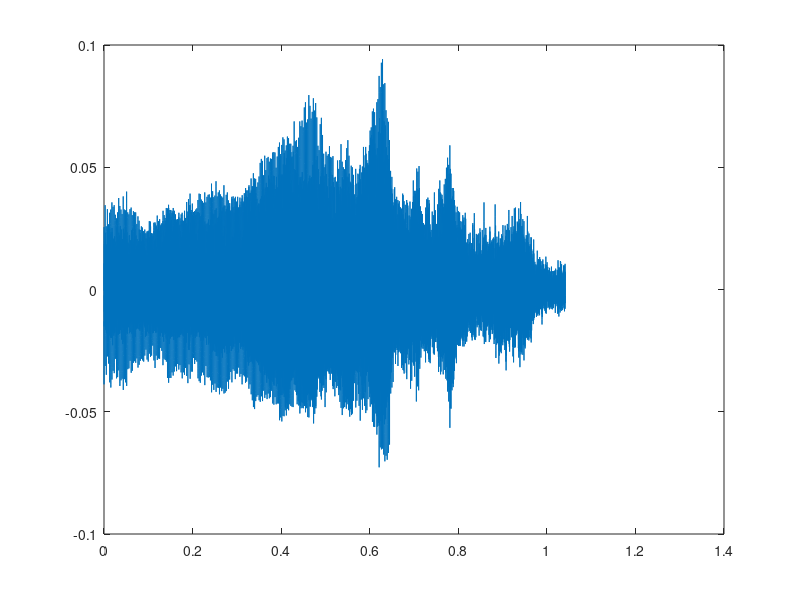

This chart was generated by the following MATLAB code:
clear all
clc

load data.mat
ql = length(Qlevel);
qb = length(QBitStrm);

Q = log2(ql);
fs = 48*10^3;
ts = 1 / fs;
t = ts : ts : ts*(qb/Q);

levels = Qlevel;

bitstream = QBitStrm;

des = [];
for i = 1:length(bitstream)/Q
    k = bitstream(i * Q - (Q-1) : i * Q);
    m = bi2de(k);
    des = [des, m + 1];
end
    
plot(t, levels(des));